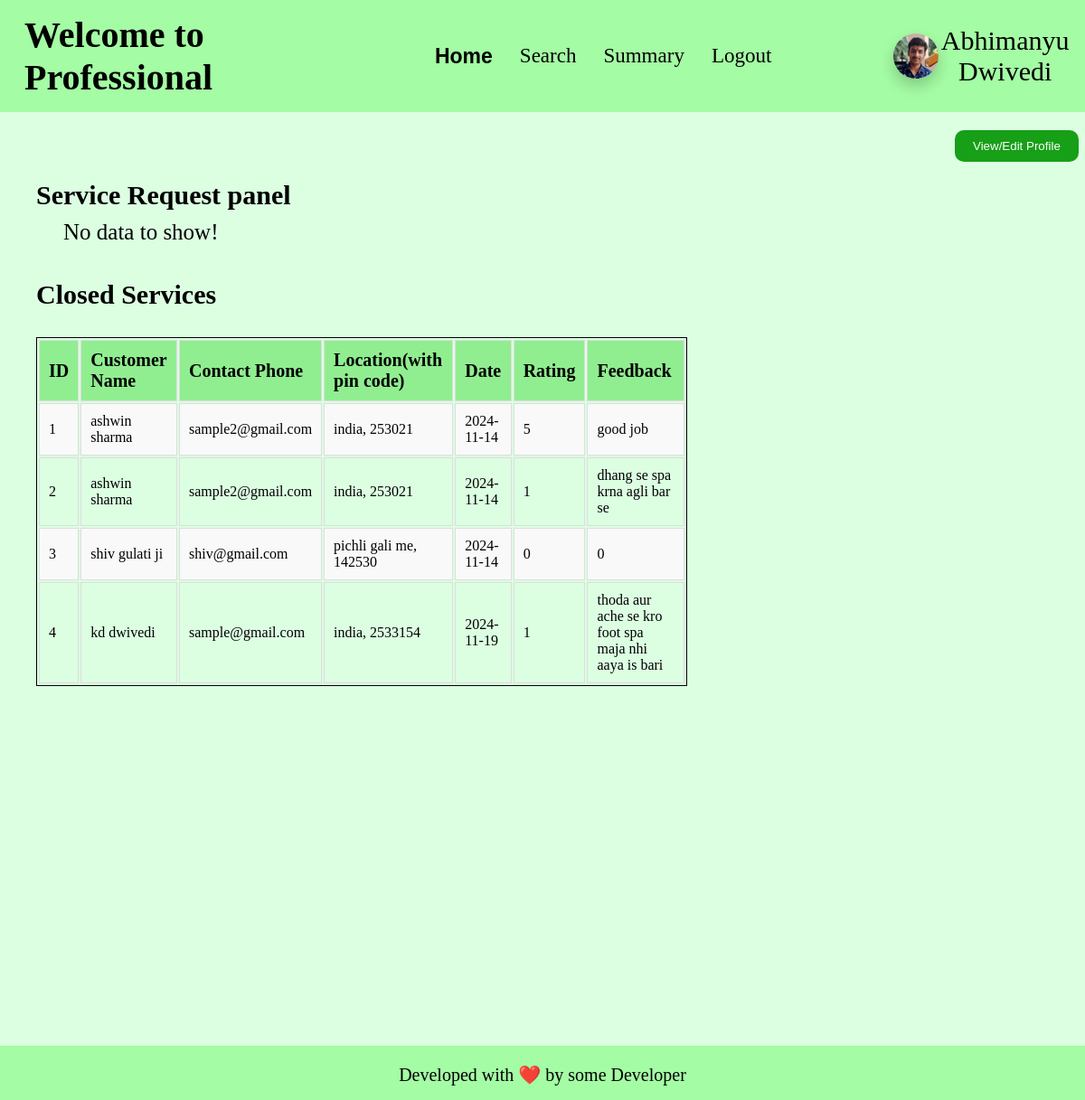
Page /professional_home/3 on the committed database.
### app.py (models this page shows)
class professional(db.Model):
    __tablename__ = "professional"
    id = db.Column(db.Integer, primary_key=True, autoincrement=True)
    email_id = db.Column(db.String, nullable=False)
    fullname = db.Column(db.String, nullable=False)
    password = db.Column(db.String, nullable=False)
    date_created = db.Column(db.Date, nullable=False)
    service_type_id = db.Column(db.Integer, db.ForeignKey('service.id'), nullable=False)
    experience = db.Column(db.Integer, nullable=False)
    gender = db.Column(db.String, nullable=False)
    address = db.Column(db.String, nullable=False)
    pin_code = db.Column(db.Integer, nullable=False)
    documents = db.Column(db.String, nullable=False)
    request = db.Column(db.Boolean, default=None)
    blocked = db.Column(db.Boolean, default=False)
    services_completed = db.Column(db.Integer, default = 0)
    rating = db.Column(db.Float, default = 0.0)
    price = db.Column(db.Integer, default = 0)
    service_type = db.relationship('service', back_populates='professionals')
    service_requests = db.relationship('service_request', backref='professional', cascade='all, delete-orphan')

class service_request(db.Model):
    __tablename__ = "service_request"
    id = db.Column(db.Integer, primary_key=True, autoincrement=True)
    service_id = db.Column(db.Integer, ForeignKey('service.id'), nullable=False)
    customer_id = db.Column(db.Integer, ForeignKey('customer.id'), nullable=False)
    professional_id = db.Column(db.Integer, ForeignKey('professional.id'), nullable=False)
    date_of_request = db.Column(db.Date, nullable=False)
    date_of_completion = db.Column(db.Date, default=False)
    service_status = db.Column(db.String, default=False)
    rstars = db.Column(db.Integer, default=False)
    rfeedback = db.Column(db.String, default=False)

class customer(db.Model):
    __tablename__ = "customer"
    id = db.Column(db.Integer, primary_key=True, autoincrement=True)
    email_id = db.Column(db.String, nullable=False)
    password = db.Column(db.String, nullable=False)
    fullname = db.Column(db.String, nullable=False)
    gender = db.Column(db.String, nullable=False)
    address = db.Column(db.String, nullable=False)
    pin_code = db.Column(db.Integer, nullable=False)
    blocked = db.Column(db.Boolean, default=False)
    service_requests = db.relationship('service_request', backref='customer', cascade='all, delete-orphan')

### app.py (the view)
@app.route('/professional_home/<int:id>', methods=['GET', 'POST'])
def prof_home(id):
    if request.method == 'GET':
        prof = professional.query.filter_by(id = id).first()
        if prof:
            if not prof.blocked:
                if not prof.request:
                    ser = service_request.query.join(professional, service_request.professional_id == professional.id).join(
                        customer, service_request.customer_id == customer.id).join(
                        service, service_request.service_id == service.id).filter(
                        service_request.professional_id == id,
                        service_request.service_status.in_(['requested', 'accepted']),
                        customer.blocked == False,
                        service.status == False
                    ).all()
                    ser_history = service_request.query.join(
                        professional, service_request.professional_id == professional.id).join(
                        customer, service_request.customer_id == customer.id).join(service, service_request.service_id == service.id).filter(
                        service_request.professional_id == id,
                        service_request.service_status.in_(['closed', 'rejected']),
                        customer.blocked == False,
                        service.status == False
                    ).all()
                    if ser: #Requests or service going on.
                        if ser_history: #if service history present.
                                return render_template("prof_home.html",
                                    professional = prof,
                                    request_details = ser,
                                    service_history = ser_history,
                                    )
                        else: #Service history not present
                            return render_template("prof_home.html",
                                    professional = prof,
                                    request_details = ser,
                                    service_history = ser_history,
                                    )
                    else: #No service requests, no service_history
                        return render_template("prof_home.html",
                                    professional = prof,
                                    request_details = ser,
                                    service_history = ser_history
                                    )
                else:
                    return redirect('/professional_login')
            else:
                return redirect('/professional_login')
        else:
            return redirect('/professional_login')

### templates/prof_home.html (shortened to what this page needs)
<!DOCTYPE html>
<html lang="en">
<head>
    <link rel="stylesheet" href="/static/css/profile-block.css">
    <link rel="stylesheet" href="/static/css/table-styling.css">
    <link rel="stylesheet" href="/static/css/basic.css">
</head>
<body>
    <header>
        <h1>Welcome to Professional</h1>
        <ul>
            <li><a class="active" href="/professional_home/{{professional.id}}">Home</a></li>
            <li><a href="/professional_search/{{professional.id}}">Search</a></li>
            <li><a href="/professional_summary/{{professional.id}}">Summary</a></li>
            <li><a href="/professional_logout/{{professional.id}}">Logout</a></li>
        </ul>
        <div id="user-info">
            <img id="user-pic" src="/static/anant-pic.jpg" alt="Profile Picture">
            <div>{{professional.fullname}}</div>
        </div>
    </header>
    <button id="edit_profile_button" onclick="gotoroute('/professional_home/view_profile/{{professional.id}}')">View/Edit Profile</button>
    <h2>Service Request panel</h2>
    {% if request_details %}
        <div class="tables">
            <table class="styled-table">
                <tr>
                    <th>ID</th>
                    <th>Customer Name</th>
                    <th>Email Id</th>
                    <th>Location(with pin code)</th>
                    <th>Action</th>
                </tr>
                {% for request in request_details %}
                    <tr>
                        <td>{{loop.index}}</td>
                        <td>{{request.customer.fullname}}</td>
                        <td>{{request.customer.email_id}}</td>
                        <td>{{request.customer.address}},{{request.customer.pin_code}}</td>
                        {% if request.service_status == 'requested' %}
                            <td>
                                <a href="/professional_home/service_action/accept/{{request.id}}">Accept</a>/
                                <a href="/professional_home/service_action/reject/{{request.id}}">Reject</a>
                            </td>
                        {% else %}
                            <td>accepted</td>
                        {% endif %}
                    </tr>
                {% endfor %}
            </table>
        </div>
    {% else %}
        <div id="no_data">No data to show!</div>
    {% endif %}
    <br>
    <h2>Closed Services</h2>
    {% if service_history %}
        <div class="tables">
            <table class="styled-table">
                <tr>
                    <th>ID</th>
                    <th>Customer Name</th>
                    <th>Contact Phone</th>
                    <th>Location(with pin code)</th>
                    <th>Date</th>
                    <th>Rating</th>
                    <th>Feedback</th>
                </tr>
                {% for ser_his in service_history %}
                    <tr>
                        <td>{{loop.index}}</td>
                        <td>{{ser_his.customer.fullname}}</td>
                        <td>{{ser_his.customer.email_id}}</td>
                        <td>{{ser_his.customer.address}}, {{ser_his.customer.pin_code}}</td>
                        <td>{{ser_his.date_of_completion}}</td>
                        <td>{{ser_his.rstars}}</td>
                        <td>{{ser_his.rfeedback}}</td>
                    </tr>
                {% endfor %}
            </table>
        </div>
    {% else %}
        <div id="no_data">No data to show!</div>
    {% endif %}
    <br>
    <footer>
        <p>
            Developed with ❤️ by some Developer
        </p>
    </footer>
</body>
</html>

### static/css/profile-block.css (style rules this page uses)
#user-info { margin-left: 10vw; width: 19vw; display: flex; flex-direction: row; align-items: center; justify-content: space-evenly; }
#user-info img { min-width: 50px; min-height: 50px; max-width: 55px; max-height: 55px; border-radius: 50px; box-shadow: 0 8px 16px rgba(0, 0, 0, 0.2); }
#user-info div { font-size: 30px; text-align: center; }

### static/css/table-styling.css (style rules this page uses)
.tables { margin-left: 20px; text-align: center; align-items: center; justify-content: center; width: 60vw; border-radius: 25px; padding: 20px; }
.styled-table { width: 100%; border: 1px solid black; }
.styled-table th { font-size: 20px; }
.styled-table th, .styled-table td { padding: 10px; border: 1px solid #ddd; text-align: left; }
.styled-table th { background-color: #f2f2f2; background-color: lightgreen; }
.styled-table tr:nth-child(even) { background-color: #f9f9f9; }

### static/css/basic.css (style rules this page uses)
* { padding: 0; margin: 0; }
body { background-color: rgb(220, 255, 226); align-items: center; text-align: left; }
header { align-items: center; display: flex; padding: 15px; background-color: rgb(164, 252, 164); }
ul { display: flex; list-style-type: none; padding: 0; margin: 0; }
ul li { padding-inline: 15px; }
ul li a { font-size: 23px; text-decoration: none; color: black; }
.active { font-family: 'Franklin Gothic Medium', 'Arial Narrow', Arial, sans-serif; font-weight: bold; }
#no_data { font-size: 25px; margin-left: 70px; }

### templates/prof_home.html (style rules this page uses)
h1 { margin-right: 11.1vw; margin-left: 1vw; font-size: 40px; }
#edit_profile_button { padding: 10px 20px; background-color: rgb(23, 159, 23); color: white; border: none; border-radius: 10px; cursor: pointer; margin-left: 88vw; margin-top: 20px; }
h2 { margin-top: 20px; margin-left: 40px; margin-bottom: 10px; font-size: 30px; }
footer { align-items: center; text-align: center; background-color: rgb(164, 252, 164); height: 60px; margin-top: 45vh; }
footer p { margin: auto; padding-top: 20px; font-size: 20px; }

### rows in the picture
professional: fullname "Abhimanyu Dwivedi"
service_request: customer.fullname "ashwin sharma", customer.email_id "sample2@gmail.com", customer.address "india", customer.pin_code "253021", date_of_completion "2024-11-14", rstars "5", rfeedback "good job"
service_request: customer.fullname "ashwin sharma", customer.email_id "sample2@gmail.com", customer.address "india", customer.pin_code "253021", date_of_completion "2024-11-14", rstars "1", rfeedback "dhang se spa krna agli bar se"
service_request: customer.fullname "shiv gulati ji", customer.email_id "shiv@gmail.com", customer.address "pichli gali me", customer.pin_code "142530", date_of_completion "2024-11-14", rstars "0", rfeedback "0"
service_request: customer.fullname "kd dwivedi", customer.email_id "sample@gmail.com", customer.address "india", customer.pin_code "2533154", date_of_completion "2024-11-19", rstars "1", rfeedback "thoda aur ache se kro foot spa maja nhi aaya is bari"
